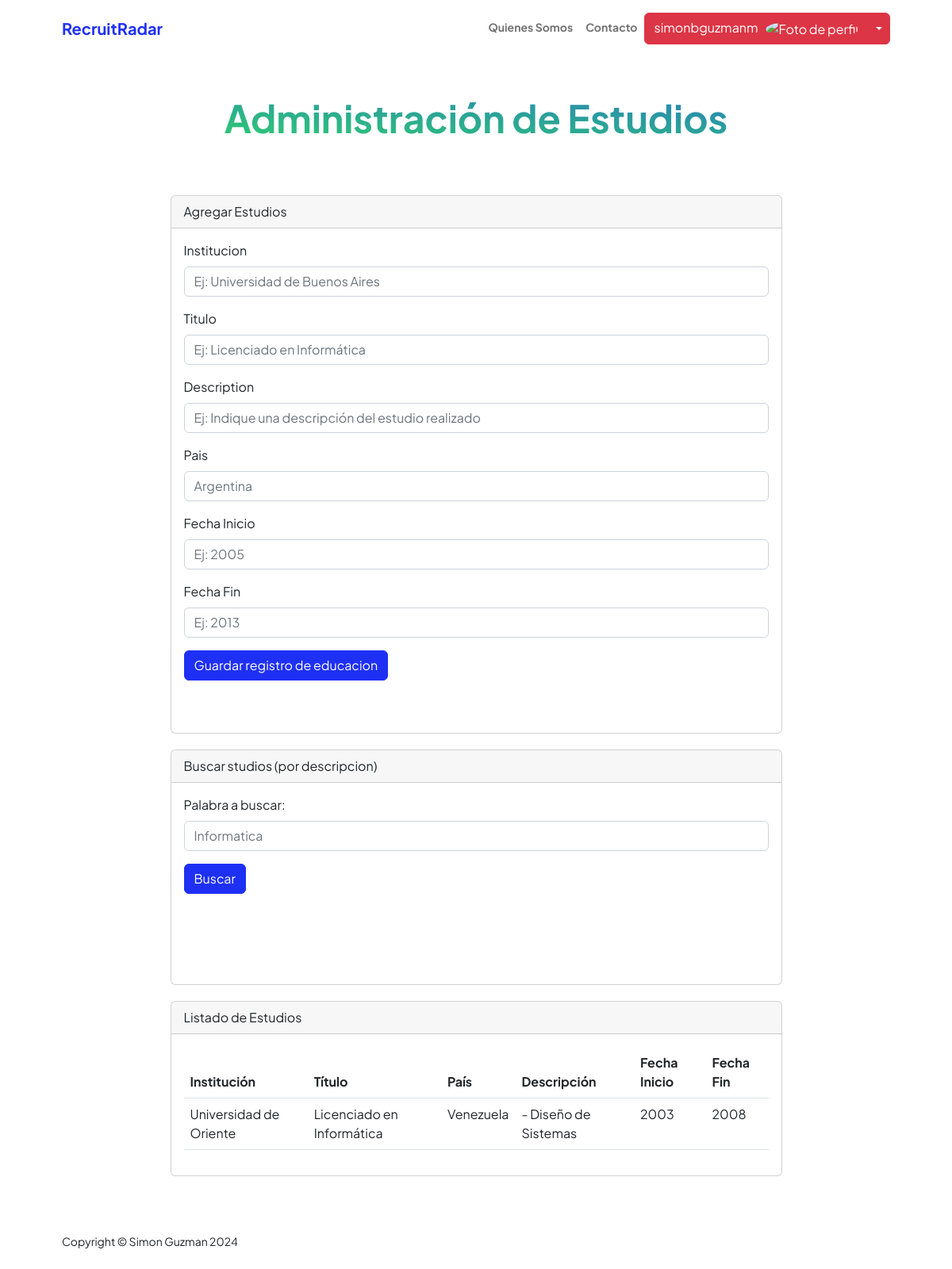
The app's page /appUsers/educacion (signed in) with its own data.
### appUsers/models.py (models this page shows, shortened)
class Educacion(models.Model):
    user = models.ForeignKey(User, on_delete=models.CASCADE, null=True)
    institucion = models.CharField(max_length=100)
    titulo = models.CharField(max_length=100)
    description = models.CharField(max_length=1000)
    pais = models.CharField(max_length=50)
    periodo_inicio = models.IntegerField()
    periodo_fin = models.IntegerField(null=True, blank=True)

### appUsers/views.py (the view, shortened to what this page needs)
# urls.py: path('educacion',views.estudio,name="Educacion"),
@login_required
def estudio(request):
    estudios = Educacion.objects.filter(user=request.user)
    if request.method == 'POST':
        miFormulario = EstudioFormulario(request.POST)
        print(miFormulario)
        if miFormulario.is_valid():
                u = User.objects.get(username = request.user)
                informacion = miFormulario.cleaned_data
                exp = Educacion(user=u,institucion=informacion['institucion'],titulo=informacion['titulo'],periodo_fin=int(informacion['periodo_fin']),periodo_inicio=int(informacion['periodo_inicio']),description=informacion['description'],pais=informacion['pais'])
                exp.save()
                miFormulario = EstudioFormulario()
                return render(request,"appUsers/educacion.html",{"estudios":estudios,"miFormulario":miFormulario,"resp":"Datos guardados Correctamente","respSearch":"","avatar":request.session.get('foto-avatar', 'none')})
        else:
          return render(request,"appUsers/educacion.html",{"estudios":estudios,"miFormulario":miFormulario,"resp":"Datos no guardados Correctamente","respSearch":"","avatar":request.session.get('foto-avatar', 'none')})
    else:
        miFormulario = EstudioFormulario()
    return render(request,"appUsers/educacion.html",{"estudios":estudios,"miFormulario":miFormulario,"resp":"","respSearch":"","avatar":request.session.get('foto-avatar', 'none')})

### appUsers/templates/appUsers/educacion.html (shortened to what this page needs)
{% extends "appUsers/base.html" %}
{% load static %}
{% block datosDinamicos %}
<div class="container px-5 my-5">
    <div class="text-center mb-5">
        <h1 class="display-5 fw-bolder mb-0"><span class="text-gradient d-inline">Administración de Estudios</span></h1>
    </div>
    <div class="row gx-5 justify-content-center">
        <div class="col-lg-11 col-xl-9 col-xxl-8">
              <div class="card" style="margin-top: 20px;">
                <div class="card-header">
                  Agregar Estudios
                </div>
                <div class="card-body">
                  <section style="margin-bottom: 50px;">
                  <form action="" method="POST" class="mb-3">{% csrf_token %}
                      <div class="mb-3">
                        <label for="{{ miFormulario.institucion.id_for_label }}" class="form-label">{{ miFormulario.institucion.label }}</label>
                        {{ miFormulario.institucion }}
                      </div>
                      <div class="mb-3">
                        <label for="{{ miFormulario.titulo.id_for_label }}" class="form-label">{{ miFormulario.titulo.label }}</label>
                        {{ miFormulario.titulo }}
                      </div>
                      <div class="mb-3">
                        <label for="{{ miFormulario.description.id_for_label }}" class="form-label">{{ miFormulario.description.label }}</label>
                        {{ miFormulario.description }}
                    </div>
                    <div class="mb-3">
                        <label for="{{ miFormulario.pais.id_for_label }}" class="form-label">{{ miFormulario.pais.label }}</label>
                        {{ miFormulario.pais }}
                    </div>
                      <div class="mb-3">
                          <label for="{{ miFormulario.periodo_inicio.id_for_label }}" class="form-label">{{ miFormulario.periodo_inicio.label }}</label>
                          {{ miFormulario.periodo_inicio }}
                      </div>
                      <div class="mb-3">
                          <label for="{{ miFormulario.periodo_fin.id_for_label }}" class="form-label">{{ miFormulario.periodo_fin.label }}</label>
                          {{ miFormulario.periodo_fin }}
                      </div>
                      <div class="mb-3">
                        <input class="btn btn-primary" type="submit" value="Guardar registro de educacion">
                      </div>
                  </form>
                </section>
                </div>
              </div>
             <div class="card" style="margin-top: 20px;">
              <div class="card-header">
                Buscar studios (por descripcion)
              </div>
              <div class="card-body">
                <section style="margin-bottom: 50px;">
                  <form action="/AppUsers/educacion/" method="GET" class="mb-3">{% csrf_token %}
                    <div class="mb-3">
                      <label for="exampleFormControlInput1" class="form-label">Palabra a buscar:</label>
                      <input type="text" class="form-control" name="text_search" id="text_search" placeholder="Informatica">
                    </div>
                    <div class="mb-3">
                      <input class="btn btn-primary" type="submit" value="Buscar">
                    </div>
                  </form>
                  <div class="card-body">
                </section>
              </div>
              </div>
               <div class="card" style="margin-top: 20px;">
                <div class="card-header">
                  Listado de Estudios
                </div>
                <div class="card-body">
                  <section>
                    <table class="table caption-top">
                        <thead>
                          <tr>
                            <th scope="col">Institución</th>
                            <th scope="col">Título</th>
                            <th scope="col">País</th>
                            <th scope="col">Descripción</th>
                            <th scope="col">Fecha Inicio</th>
                            <th scope="col">Fecha Fin</th>
                          </tr>
                        </thead>
                        <tbody>
                          {% for info in estudios %}
                          <tr>
                            <td>{{info.institucion}}</td>
                            <td>{{info.titulo}}</td>
                            <td>{{info.pais}}</td>
                            <td>{{info.description}}</td>
                            <td>{{info.periodo_inicio}}</td>
                            <td>{{info.periodo_fin}}</td>
                          </tr>
                          {% endfor%}
                        </tbody>
                    </table>
                </section>
                </div>
              </div>
        </div>
    </div>
</div>
{% endblock %}

### appUsers/templates/appUsers/base.html (shortened to what this page needs)
<!DOCTYPE html>
<html lang="en">
    <head>
        {% load static %}
        <link rel="stylesheet" href="https://cdnjs.cloudflare.com/ajax/libs/font-awesome/6.0.0/css/all.min.css">
        <link href="https://cdn.jsdelivr.net/npm/bootstrap-icons@1.8.1/font/bootstrap-icons.css" rel="stylesheet" />
        <link href="{% static 'css/styles.css' %}" rel="stylesheet" />
    </head>
    <body class="d-flex flex-column h-100">
        <main class="flex-shrink-0">
            <nav class="navbar navbar-expand-lg navbar-light bg-white py-3">
                <div class="container px-5">
                    <a class="navbar-brand" href="{% url 'Home' %}"><span class="fw-bolder text-primary">RecruitRadar</span></a>
                    <div class="collapse navbar-collapse" id="navbarSupportedContent">
                        <ul class="navbar-nav ms-auto mb-2 mb-lg-0 small fw-bolder">
                            <li class="nav-item"><a class="nav-link" href="{% url 'Aboutme' %}">Quienes Somos</a></li>
                            <li class="nav-item"><a class="nav-link" href="{% url 'Contact' %}">Contacto</a></li>
                            {% if request.user.is_authenticated %}
                            <div class="btn-group">
                                <button type="button" class="btn btn-danger">{{ request.user.username}}<img src="{{avatar}}" alt="Foto de perfil" class="img-fluid rounded-circle" width="50" style="margin-left: 10px;"></button>
                                <button type="button" class="btn btn-danger dropdown-toggle dropdown-toggle-split" data-bs-toggle="dropdown" aria-expanded="false">
                                </button>
                              </div>
                            {% else %}
                                <li class="nav-item"><a class="nav-link" href="{% url 'Login' %}">Iniciar Sesión</a></li>
                                <li class="nav-item"><a class="nav-link" href="{% url 'Register' %}">Registrar</a></li>
                            {% endif %}
                        </ul>
                    </div>
                </div>
            </nav>
            {% block datosDinamicos %}
            {% endblock %}
        </main>
        <footer class="bg-white py-4 mt-auto">
            <div class="container px-5">
                <div class="row align-items-center justify-content-between flex-column flex-sm-row">
                    <div class="col-auto"><div class="small m-0">Copyright &copy; Simon Guzman 2024</div></div>
                </div>
            </div>
        </footer>
    </body>
</html>

### records on screen
Educacion: institucion "Universidad de Oriente", titulo "Licenciado en Informática", pais "Venezuela", description "- Diseño de Sistemas", periodo_inicio "2003", periodo_fin "2008"

### other values on screen
{{ request.user.username }} "simonbguzmanm"
{{ miFormulario.institucion.label }} "Institucion"
{{ miFormulario.titulo.label }} "Titulo"
{{ miFormulario.description.label }} "Description"
{{ miFormulario.pais.label }} "Pais"
{{ miFormulario.periodo_inicio.label }} "Fecha Inicio"
{{ miFormulario.periodo_fin.label }} "Fecha Fin"
